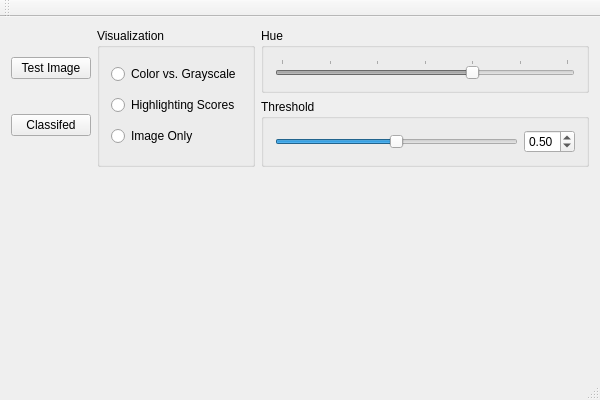
<?xml version="1.0" encoding="UTF-8"?>
<ui version="4.0">
 <class>ClassifiedViewer</class>
 <widget class="QMainWindow" name="ClassifiedViewer">
  <property name="geometry">
   <rect>
    <x>0</x>
    <y>0</y>
    <width>600</width>
    <height>400</height>
   </rect>
  </property>
  <property name="windowTitle">
   <string>ClassifiedViewer</string>
  </property>
  <widget class="QWidget" name="centralWidget">
   <layout class="QGridLayout" name="gridLayout_2">
    <item row="0" column="0">
     <layout class="QVBoxLayout" name="verticalLayout">
      <item>
       <widget class="QPushButton" name="testImageButton">
        <property name="text">
         <string>Test Image</string>
        </property>
       </widget>
      </item>
      <item>
       <widget class="QPushButton" name="classifiedButton">
        <property name="text">
         <string>Classifed</string>
        </property>
       </widget>
      </item>
     </layout>
    </item>
    <item row="0" column="1">
     <widget class="QGroupBox" name="visualizationBox">
      <property name="title">
       <string>Visualization</string>
      </property>
      <layout class="QGridLayout" name="gridLayout">
       <item row="2" column="0">
        <widget class="QRadioButton" name="highlightingRadio">
         <property name="text">
          <string>Highlighting Scores</string>
         </property>
        </widget>
       </item>
       <item row="1" column="0">
        <widget class="QRadioButton" name="colorGrayscaleRadio">
         <property name="text">
          <string>Color vs. Grayscale</string>
         </property>
        </widget>
       </item>
       <item row="3" column="0">
        <widget class="QRadioButton" name="imageOnlyRadio">
         <property name="text">
          <string>Image Only</string>
         </property>
        </widget>
       </item>
      </layout>
     </widget>
    </item>
    <item row="0" column="2">
     <layout class="QVBoxLayout" name="verticalLayout_2">
      <item>
       <widget class="QGroupBox" name="groupBox">
        <property name="title">
         <string>Hue</string>
        </property>
        <layout class="QGridLayout" name="gridLayout_4">
         <item row="0" column="0">
          <widget class="QSlider" name="hueSlider">
           <property name="enabled">
            <bool>false</bool>
           </property>
           <property name="maximum">
            <number>360</number>
           </property>
           <property name="value">
            <number>240</number>
           </property>
           <property name="orientation">
            <enum>Qt::Horizontal</enum>
           </property>
           <property name="tickPosition">
            <enum>QSlider::TicksAbove</enum>
           </property>
           <property name="tickInterval">
            <number>60</number>
           </property>
          </widget>
         </item>
        </layout>
       </widget>
      </item>
      <item>
       <widget class="QGroupBox" name="groupBox_2">
        <property name="title">
         <string>Threshold</string>
        </property>
        <layout class="QGridLayout" name="gridLayout_3">
         <item row="0" column="0">
          <widget class="QSlider" name="thresholdSlider">
           <property name="maximum">
            <number>100</number>
           </property>
           <property name="singleStep">
            <number>1</number>
           </property>
           <property name="value">
            <number>50</number>
           </property>
           <property name="orientation">
            <enum>Qt::Horizontal</enum>
           </property>
          </widget>
         </item>
         <item row="0" column="1">
          <widget class="QDoubleSpinBox" name="thresholdSpin">
           <property name="maximum">
            <double>1.000000000000000</double>
           </property>
           <property name="singleStep">
            <double>0.050000000000000</double>
           </property>
           <property name="value">
            <double>0.500000000000000</double>
           </property>
          </widget>
         </item>
        </layout>
       </widget>
      </item>
     </layout>
    </item>
    <item row="1" column="0" colspan="3">
     <widget class="QLabel" name="imageLabel">
      <property name="text">
       <string/>
      </property>
     </widget>
    </item>
   </layout>
  </widget>
  <widget class="QMenuBar" name="menuBar">
   <property name="geometry">
    <rect>
     <x>0</x>
     <y>0</y>
     <width>600</width>
     <height>21</height>
    </rect>
   </property>
  </widget>
  <widget class="QToolBar" name="mainToolBar">
   <attribute name="toolBarArea">
    <enum>TopToolBarArea</enum>
   </attribute>
   <attribute name="toolBarBreak">
    <bool>false</bool>
   </attribute>
  </widget>
  <widget class="QStatusBar" name="statusBar"/>
 </widget>
 <layoutdefault spacing="6" margin="11"/>
 <resources/>
 <connections/>
</ui>
